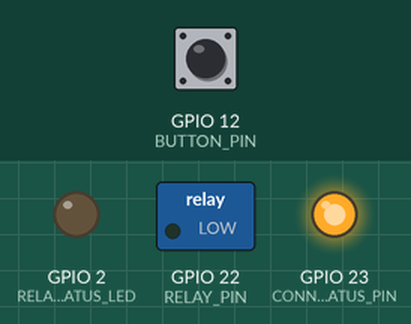
A sketch run on a simulated ESP32. Parts: switched loads named in the sketch (green lamp = pin HIGH), output pins drawn as LEDs (lit = HIGH). The test bench sets the inputs (shaded band); at power-on: GPIO 12 (BUTTON_PIN) LOW. What the sketch prints to the serial monitor is not drawn.

Above: at 1.2 s.
1.3 s: GPIO 12 (BUTTON_PIN) pulled HIGH for 0.15 s
At 2.4 s:
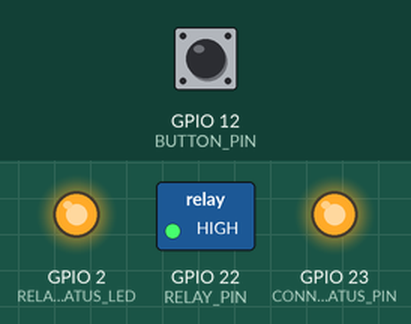
2.9 s: GPIO 12 (BUTTON_PIN) pulled HIGH for 1 s
At 3.6 s:
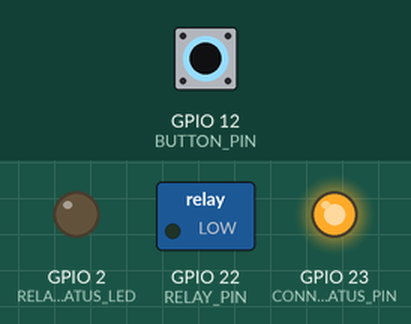
5.4 s: GPIO 12 (BUTTON_PIN) pulled HIGH for 3.2 s
At 6.7 s:
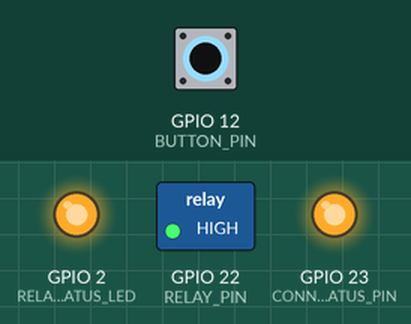
Timing chart, 0 to 8.4 s (numbered marks = the images above; inputs shaded):
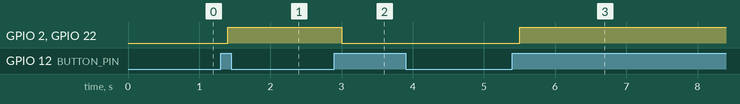

Measured:
- after the input at 1.3 s, GPIO 2 (RELAY_STATUS_LED), GPIO 22 (RELAY_PIN): LOW → HIGH after 0.10 s
- after the input at 2.9 s, GPIO 2 (RELAY_STATUS_LED), GPIO 22 (RELAY_PIN): HIGH → LOW after 0.10 s
- after the input at 5.4 s, GPIO 2 (RELAY_STATUS_LED), GPIO 22 (RELAY_PIN): LOW → HIGH after 0.10 s

The sketch:

base_station.ino
```cpp
#include <WiFi.h>
#include <esp_wifi.h>
#include <esp_now.h>

#include "../shared/shared.h"


constexpr int BUTTON_PIN = 12;
const uint8_t RELAY_STATUS_LED = 2;
const uint8_t RELAY_PIN = 22;
const uint8_t CONNECTION_STATUS_PIN = 23;

State current_state = State::OFF;

void on_state_change_request_recv(const esp_now_recv_info* mac, const uint8_t * data, int len)
{
  state_change_request serialized_data;
  memcpy(&serialized_data, data, sizeof(data));

  if (serialized_data.new_state == State::TOGGLE)
  {
    if (current_state == State::ON)
    {
      current_state = State::OFF;
    }
    else
    {
      current_state = State::ON;
    }
  }
  else
  {
    current_state = serialized_data.new_state;
  }
}


void setup() {
 esp_err_t err = esp_wifi_set_mac(WIFI_IF_STA, &base_station_mac_address[0]);
  if (err == ESP_OK) {
    Serial.println("Successfully changed Mac Address");
  }

  // Set device as a Wi-Fi Station
  WiFi.mode(WIFI_STA);

  // Init ESP-NOW
  if (esp_now_init() != ESP_OK) {
    Serial.println("Error initializing ESP-NOW");
    return;
  }

  pinMode(RELAY_STATUS_LED, OUTPUT);
  pinMode(RELAY_PIN, OUTPUT);
  pinMode(CONNECTION_STATUS_PIN, OUTPUT);
  pinMode(BUTTON_PIN, INPUT);

  digitalWrite(CONNECTION_STATUS_PIN, HIGH);

  esp_now_register_recv_cb(on_state_change_request_recv);
}

int last_button_state = 0;
int button_state = 0;
uint32_t debounce_time = 0;
constexpr uint32_t DEBOUNCE_DELAY = 100;

void loop() {
  int button_reading = digitalRead(BUTTON_PIN);

  if (button_reading != last_button_state)
  {
    debounce_time = millis();
  }

  if ((millis() - debounce_time) > DEBOUNCE_DELAY)
  {
    // whatever the reading is at, it's been there for longer than the debounce
    // delay, so take it as the actual current state:

    // if the button state has changed:
    if (button_state != button_reading)
    {
      button_state = button_reading;

      // only toggle the LED if the new button state is HIGH
      if (button_state == HIGH)
      {
        if (current_state == State::ON)
        {
          current_state = State::OFF;
        }
        else
        {
          current_state = State::ON;
        }
      }
    }
  }
  last_button_state = button_reading;

  if(current_state == State::ON)
  {
    digitalWrite(RELAY_STATUS_LED, HIGH);
    digitalWrite(RELAY_PIN,HIGH);
  }
  else
  {
    digitalWrite(RELAY_STATUS_LED, LOW);
    digitalWrite(RELAY_PIN,LOW);
  }

}
```
